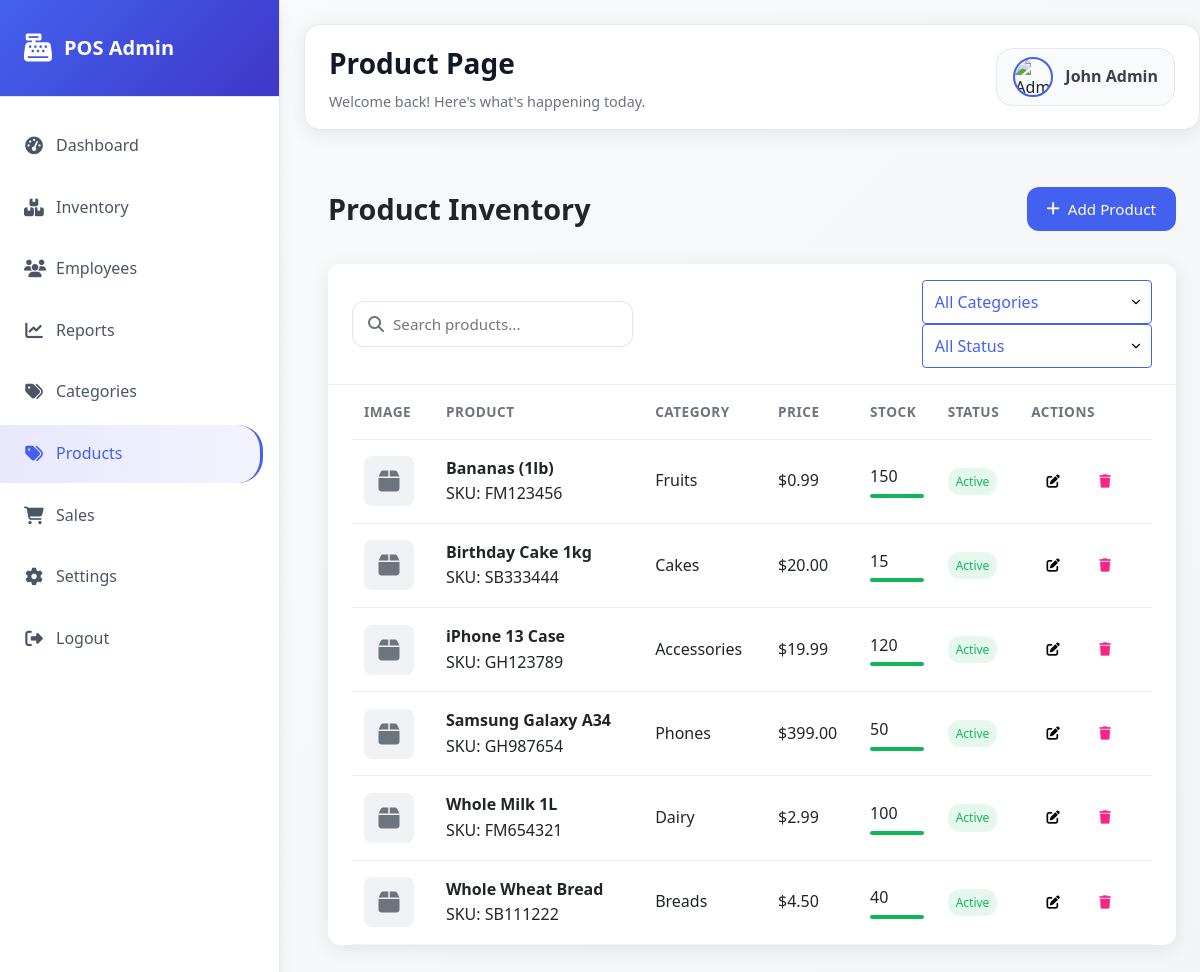
The app's page /admin/inventory/p.php with its own data.
### tables this page shows
CREATE TABLE products (
    product_id INT AUTO_INCREMENT PRIMARY KEY,
    tenant_id INT NOT NULL,
    barcode VARCHAR(50),
    name VARCHAR(100) NOT NULL,
    description TEXT,
    category_id INT,
    price DECIMAL(10,2) NOT NULL,
    cost DECIMAL(10,2),
    stock INT NOT NULL DEFAULT 0,
    min_stock INT DEFAULT 5,
    image_path VARCHAR(255),
    tax_rate DECIMAL(5,2) DEFAULT 0,
    status ENUM('active', 'inactive') DEFAULT 'active',
    created_at TIMESTAMP DEFAULT CURRENT_TIMESTAMP,
    updated_at TIMESTAMP DEFAULT CURRENT_TIMESTAMP ON UPDATE CURRENT_TIMESTAMP,
    UNIQUE (tenant_id, barcode),
    FOREIGN KEY (category_id) REFERENCES categories(category_id),
    FOREIGN KEY (tenant_id) REFERENCES tenants(tenant_id)
);

CREATE TABLE categories (
    category_id INT AUTO_INCREMENT PRIMARY KEY,
    tenant_id INT NOT NULL,
    name VARCHAR(50) NOT NULL,
    description TEXT,
    parent_id INT,
    status ENUM('active', 'inactive') DEFAULT 'active',
    created_at TIMESTAMP DEFAULT CURRENT_TIMESTAMP,
    FOREIGN KEY (parent_id) REFERENCES categories(category_id),
    FOREIGN KEY (tenant_id) REFERENCES tenants(tenant_id)
);

### admin/inventory/p.php (the view, shortened to what this page needs)
<?php
$conn = getConnection();
$where_conditions = ["p.status = 'active'"];
$where_clause = implode(" AND ", $where_conditions);
$sql = "SELECT p.*, c.name as category_name
        FROM products p
        LEFT JOIN categories c ON p.category_id = c.category_id
        WHERE $where_clause
        ORDER BY p.name ASC";
$stmt = $conn->prepare($sql);
$stmt->execute();
$result = $stmt->get_result();
$products = [];
while ($row = $result->fetch_assoc()) {
    $products[] = $row;
}
?>
<!DOCTYPE html>
<html lang="en">
<head>
    <link rel="stylesheet" href="https://cdnjs.cloudflare.com/ajax/libs/font-awesome/6.4.0/css/all.min.css">
    <link rel="stylesheet" href="../css/admin.css">
    <link rel="stylesheet" href="../../assets/css/admin-products.css">
</head>
<body>
    <div class="admin-container">
        <aside class="sidebar" id="sidebar">
            <div class="logo">
                <i class="fas fa-cash-register"></i>
                <span>POS Admin</span>
            </div>
            <nav>
                <ul>
                    <li><a href="index.php"><i class="fas fa-tachometer-alt"></i> Dashboard</a></li>
                    <li><a href="inventory/index.php"><i class="fas fa-boxes"></i> Inventory</a></li>
                    <li><a href="employees.php"><i class="fas fa-users"></i> Employees</a></li>
                    <li><a href="report.php"><i class="fas fa-chart-line"></i> Reports</a></li>
                    <li><a href="#"><i class="fas fa-tags"></i> Categories</a></li>
                     <li class="active"><a href="#"><i class="fas fa-tags"></i>Products</a></li>
                    <li><a href="#"><i class="fas fa-shopping-cart"></i> Sales</a></li>
                    <li><a href="#"><i class="fas fa-cog"></i> Settings</a></li>
                    <li><a href="#"><i class="fas fa-sign-out-alt"></i> Logout</a></li>
                </ul>
            </nav>
        </aside>
        <main class="main-content">
            <header class="top-bar">
                <div class="page-title">
                    <h1>Product Page</h1>
                    <p>Welcome back! Here's what's happening today.</p>
                </div>
                <div class="user-profile">
                    <img src="https://images.unsplash.com/photo-1472099645785-5658abf4ff4e?w=100&h=100&fit=crop&crop=face" alt="Admin">
                    <span>John Admin</span>
                </div>
            </header>
           <div class="container">
        <div class="header">
            <h1>Product Inventory</h1>
            <button id="add-product-btn" class="btn btn-primary">
                <i class="fas fa-plus"></i> Add Product
            </button>
        </div>
        <div class="card">
            <div class="toolbar">
                <form method="GET" class="search-box">
                    <i class="fas fa-search"></i>
                    <input type="text" name="search" placeholder="Search products..."
                           value="<?php echo isset($_GET['search']) ? htmlspecialchars($_GET['search']) : ''; ?>">
                </form>
                <div class="filter-options">
                    <select name="category" class="btn-outline" onchange="this.form.submit()">
                        <option value="">All Categories</option>
                    </select>
                    <select name="status" class="btn-outline" onchange="this.form.submit()">
                        <option value="">All Status</option>
                    </select>
                </div>
            </div>
            <div class="table-container">
                <table id="products-table">
                    <thead>
                        <tr>
                            <th>Image</th>
                            <th>Product</th>
                            <th>Category</th>
                            <th>Price</th>
                            <th>Stock</th>
                            <th>Status</th>
                            <th>Actions</th>
                        </tr>
                    </thead>
                    <tbody>
                        <?php if (empty($products)): ?>
                            <tr>
                                <td colspan="7" class="text-center">No products found</td>
                            </tr>
                        <?php else: ?>
                            <?php foreach ($products as $product): ?>
                                <tr>
                                    <td>
                                        <div class="product-image">
                                            <?php if (!empty($product['image_path'])): ?>
                                                <img src="<?php echo htmlspecialchars($product['image_path']); ?>" alt="<?php echo htmlspecialchars($product['name']); ?>">
                                            <?php else: ?>
                                                <i class="fas fa-box"></i>
                                            <?php endif; ?>
                                        </div>
                                    </td>
                                    <td>
                                        <strong><?php echo htmlspecialchars($product['name']); ?></strong>
                                        <div class="text-muted">SKU: <?php echo htmlspecialchars($product['barcode']); ?></div>
                                    </td>
                                    <td><?php echo htmlspecialchars($product['category_name'] ?? 'Uncategorized'); ?></td>
                                    <td>$<?php echo number_format($product['price'], 2); ?></td>
                                    <td>
                                        <div class="stock-level">
                                            <span><?php echo $product['stock']; ?></span>
                                            <?php
                                            $stock_percentage = ($product['stock'] / $product['min_stock']) * 100;
                                            $stock_color = $stock_percentage > 50 ? '#10b759' : ($stock_percentage > 20 ? '#f8961e' : '#f72585');
                                            ?>
                                            <div class="stock-bar" style="width: <?php echo min($stock_percentage, 100); ?>%; background-color: <?php echo $stock_color; ?>;"></div>
                                        </div>
                                    </td>
                                    <td>
                                        <span class="status-badge <?php echo $product['status']; ?>">
                                            <?php echo ucfirst($product['status']); ?>
                                        </span>
                                    </td>
                                    <td>
                                        <div class="actions">
                                            <button class="btn-icon edit-product" title="Edit" onclick="editProduct(<?php echo $product['product_id']; ?>)">
                                                <i class="fas fa-edit"></i>
                                            </button>
                                            <button class="btn-icon danger delete-product" title="Delete" onclick="deleteProduct(<?php echo $product['product_id']; ?>)">
                                                <i class="fas fa-trash"></i>
                                            </button>
                                        </div>
                                    </td>
                                </tr>
                            <?php endforeach; ?>
                        <?php endif; ?>
                    </tbody>
                </table>
            </div>
        </div>
    </div>
        </main>
    </div>
</body>
</html>

### admin/css/admin.css (style rules this page uses)
:root { --primary: #6366f1; --primary-dark: #4f46e5; --secondary: #8b5cf6; --accent: #06b6d4; --danger: #ef4444; --success: #10b981; --warning: #f59e0b; --info: #3b82f6; --dark: #1f2937; --gray-50: #f9fafb; --gray-100: #f3f4f6; --gray-200: #e5e7eb; --gray-300: #d1d5db; --gray-400: #9ca3af; --gray-500: #6b7280; --gray-600: #4b5563; --gray-700: #374151; --gray-800: #1f2937; --gray-900: #111827; --white: #ffffff; --radius-sm: 8px; --radius: 12px; --radius-lg: 16px; --shadow-sm: 0 1px 2px 0 rgba(0, 0, 0, 0.05); --shadow: 0 4px 6px -1px rgba(0, 0, 0, 0.1), 0 2px 4px -1px rgba(0, 0, 0, 0.06); --shadow-lg: 0 10px 15px -3px rgba(0, 0, 0, 0.1), 0 4px 6px -2px rgba(0, 0, 0, 0.05); --shadow-xl: 0 20px 25px -5px rgba(0, 0, 0, 0.1), 0 10px 10px -5px rgba(0, 0, 0, 0.04); }
* { margin: 0; padding: 0; box-sizing: border-box; }
body { font-family: -apple-system, BlinkMacSystemFont, 'Segoe UI', Roboto, sans-serif; background: linear-gradient(135deg, var(--gray-50) 0%, var(--gray-100) 100%); color: var(--gray-800); min-height: 100vh; }
.admin-container { display: flex; min-height: 100vh; position: relative; }
.sidebar { width: 280px; background: var(--white); box-shadow: var(--shadow-lg); transition: all 0.3s cubic-bezier(0.4, 0, 0.2, 1); z-index: 100; border-right: 1px solid var(--gray-200); position: fixed; height: 100vh; overflow-y: auto; }
.logo { display: flex; align-items: center; padding: 2rem 1.5rem; border-bottom: 1px solid var(--gray-200); background: linear-gradient(135deg, var(--primary) 0%, var(--secondary) 100%); color: var(--white); font-size: 1.25rem; font-weight: 700; }
.logo i { font-size: 1.75rem; margin-right: 0.75rem; }
nav { padding: 1rem 0; }
nav ul { list-style: none; }
nav li { margin: 0.25rem 0; }
nav li a { display: flex; align-items: center; padding: 1rem 1.5rem; color: var(--gray-600); text-decoration: none; transition: all 0.3s; border-radius: 0 25px 25px 0; margin-right: 1rem; font-weight: 500; }
nav li.active a { color: var(--primary); background: linear-gradient(90deg, rgba(99, 102, 241, 0.15) 0%, rgba(99, 102, 241, 0.08) 100%); border-right: 3px solid var(--primary); }
nav li a i { margin-right: 0.75rem; width: 20px; text-align: center; font-size: 1.1rem; }
.main-content { flex: 1; padding: 1.5rem; margin-left: 280px; transition: margin-left 0.3s cubic-bezier(0.4, 0, 0.2, 1); background: transparent; }
.top-bar { display: flex; justify-content: space-between; align-items: center; margin-bottom: 2rem; background: var(--white); padding: 1rem 1.5rem; border-radius: var(--radius-lg); box-shadow: var(--shadow); border: 1px solid var(--gray-200); }
.page-title { display: flex; flex-direction: column; }
.page-title h1 { font-size: 1.75rem; font-weight: 700; color: var(--gray-900); margin-bottom: 0.25rem; }
.page-title p { color: var(--gray-500); font-size: 0.9rem; }
.user-profile { display: flex; align-items: center; gap: 0.75rem; padding: 0.5rem 1rem; border-radius: var(--radius-lg); background: var(--gray-50); border: 1px solid var(--gray-200); transition: all 0.3s; cursor: pointer; }
.user-profile img { width: 40px; height: 40px; border-radius: 50%; object-fit: cover; border: 2px solid var(--primary); }
.user-profile span { font-weight: 600; color: var(--gray-700); }

### admin/inventory/p.php (style rules this page uses)
@media (hover: none) { a, button, .btn, .btn-icon { min-height: 44px; min-width: 44px; } }
@media (hover: none) { select, input, textarea { font-size: 16px; } }
@media (hover: none) { select { appearance: none; background-repeat: no-repeat; background-position: right 8px center; background-size: 14px; padding-right: 25px; } }
html { -webkit-overflow-scrolling: touch; }
a, button { -webkit-touch-callout: none; -webkit-user-select: none; user-select: none; }
.status-badge { padding: 4px 8px; border-radius: 12px; font-size: 12px; font-weight: 500; }
input, select, textarea { -webkit-appearance: none; -moz-appearance: none; appearance: none; border-radius: 4px; padding: 10px 12px; border: 1px solid #ddd; width: 100%; box-sizing: border-box; }
.stock-bar { height: 4px; border-radius: 2px; margin-top: 4px; }

### records on screen
products: name "Bananas (1lb)", barcode "FM123456", category.name "Fruits", price "0.99", stock "150", min_stock 5 (drawn), status "Active"
products: name "Birthday Cake 1kg", barcode "SB333444", category.name "Cakes", price "20.00", stock "15", min_stock 5 (drawn), status "Active"
products: name "iPhone 13 Case", barcode "GH123789", category.name "Accessories", price "19.99", stock "120", min_stock 5 (drawn), status "Active"
products: name "Samsung Galaxy A34", barcode "GH987654", category.name "Phones", price "399.00", stock "50", min_stock 5 (drawn), status "Active"
products: name "Whole Milk 1L", barcode "FM654321", category.name "Dairy", price "2.99", stock "100", min_stock 5 (drawn), status "Active"
products: name "Whole Wheat Bread", barcode "SB111222", category.name "Breads", price "4.50", stock "40", min_stock 5 (drawn), status "Active"
